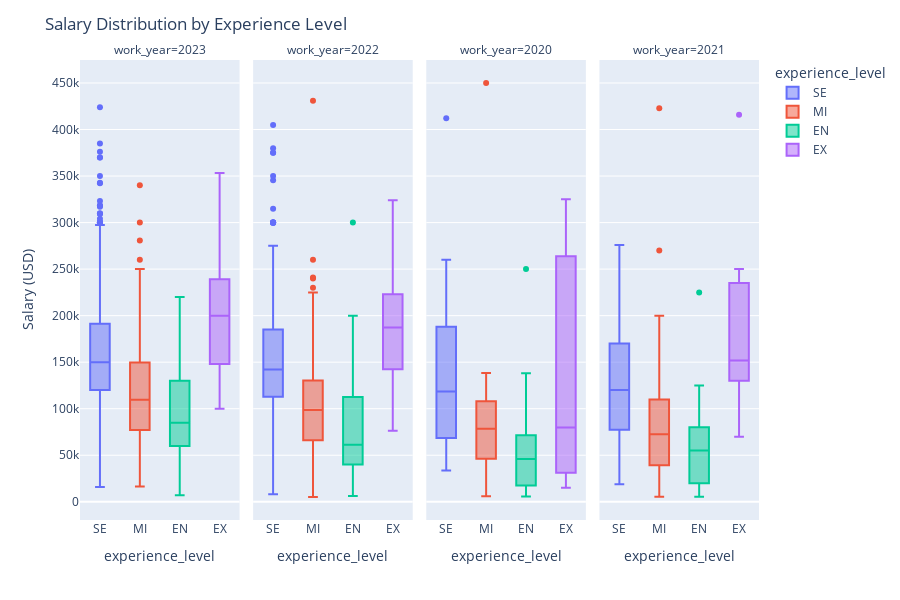

Notebook cell for this chart:
### Code cell
# Create box plots with facets
fig = px.box(df, x='experience_level', y='salary_in_usd', color='experience_level', facet_col='work_year')

# Update the layout
fig.update_layout(
    title="Salary Distribution by Experience Level",
    yaxis_title="Salary (USD)",
    height=600
)

# Show the figure
fig.show()

### Figure 1 — Plotly figure (JSON) as saved in the notebook; plotly's stock layout.template omitted (floating-point values rounded to 4 significant figures; data arrays with more than 128 entries replaced by an {"elided": "..."} marker saying what was removed)
{"data": [{"alignmentgroup": "True", "hovertemplate": "experience_level=%{x}<br>work_year=2023<br>salary_in_usd=%{y}<extra></extra>", "legendgroup": "SE", "marker": {"color": "#636efa"}, "name": "SE", "notched": false, "offsetgroup": "SE", "orientation": "v", "showlegend": true, "type": "box", "x": {"elided": "1287 str values"}, "x0": " ", "xaxis": "x", "y": {"elided": "1287 int values"}, "y0": " ", "yaxis": "y"}, {"alignmentgroup": "True", "hovertemplate": "experience_level=%{x}<br>work_year=2022<br>salary_in_usd=%{y}<extra></extra>", "legendgroup": "SE", "marker": {"color": "#636efa"}, "name": "SE", "notched": false, "offsetgroup": "SE", "orientation": "v", "showlegend": false, "type": "box", "x": {"elided": "1138 str values"}, "x0": " ", "xaxis": "x2", "y": {"elided": "1138 int values"}, "y0": " ", "yaxis": "y2"}, {"alignmentgroup": "True", "hovertemplate": "experience_level=%{x}<br>work_year=2020<br>salary_in_usd=%{y}<extra></extra>", "legendgroup": "SE", "marker": {"color": "#636efa"}, "name": "SE", "notched": false, "offsetgroup": "SE", "orientation": "v", "showlegend": false, "type": "box", "x": ["SE", "SE", "SE", "SE", "SE", "SE", "SE", "SE", "SE", "SE", "SE", "SE", "SE", "SE", "SE", "SE", "SE", "SE"], "x0": " ", "xaxis": "x3", "y": [117104, 68428, 188000, 33511, 260000, 109024, 150000, 190000, 125000, 114047, 47899, 120000, 60000, 148261, 91237, 190200, 45618, 412000], "y0": " ", "yaxis": "y3"}, {"alignmentgroup": "True", "hovertemplate": "experience_level=%{x}<br>work_year=2021<br>salary_in_usd=%{y}<extra></extra>", "legendgroup": "SE", "marker": {"color": "#636efa"}, "name": "SE", "notched": false, "offsetgroup": "SE", "orientation": "v", "showlegend": false, "type": "box", "x": ["SE", "SE", "SE", "SE", "SE", "SE", "SE", "SE", "SE", "SE", "SE", "SE", "SE", "SE", "SE", "SE", "SE", "SE", "SE", "SE", "SE", "SE", "SE", "SE", "SE", "SE", "SE", "SE", "SE", "SE", "SE", "SE", "SE", "SE", "SE", "SE", "SE", "SE", "SE", "SE", "SE", "SE", "SE", "SE", "SE", "SE", "SE", "SE", "SE", "SE", "SE", "SE", "SE", "SE", "SE", "SE", "SE", "SE", "SE", "SE", "SE", "SE", "SE", "SE", "SE", "SE", "SE", "SE", "SE", "SE", "SE", "SE", "SE"], "x0": " ", "xaxis": "x4", "y": [54094, 115000, 50000, 250000, 102839, 150000, 240000, 220000, 24000, 40570, 120000, 200000, 82744, 120000, 127221, 144000, 153000, 80000, 79197, 170000, 53192, 88654, 103160, 113476, 94564, 150000, 115000, 150000, 276000, 160000, 174000, 60757, 170000, 96282, 99703, 165000, 103691, 200000, 200000, 256000, 185000, 20171, 55000, 77684, 105000, 160000, 66265, 63831, 71786, 135000, 54094, 24342, 96113, 174000, 50000, 195000, 225000, 120000, 200000, 50000, 165000, 185000, 140000, 87738, 61896, 76833, 152000, 18907, 173762, 235000, 168000, 165000, 94665], "y0": " ", "yaxis": "y4"}, {"alignmentgroup": "True", "hovertemplate": "experience_level=%{x}<br>work_year=2023<br>salary_in_usd=%{y}<extra></extra>", "legendgroup": "MI", "marker": {"color": "#EF553B"}, "name": "MI", "notched": false, "offsetgroup": "MI", "orientation": "v", "showlegend": true, "type": "box", "x": {"elided": "320 str values"}, "x0": " ", "xaxis": "x", "y": {"elided": "320 int values"}, "y0": " ", "yaxis": "y"}, {"alignmentgroup": "True", "hovertemplate": "experience_level=%{x}<br>work_year=2022<br>salary_in_usd=%{y}<extra></extra>", "legendgroup": "MI", "marker": {"color": "#EF553B"}, "name": "MI", "notched": false, "offsetgroup": "MI", "orientation": "v", "showlegend": false, "type": "box", "x": {"elided": "361 str values"}, "x0": " ", "xaxis": "x2", "y": {"elided": "361 int values"}, "y0": " ", "yaxis": "y2"}, {"alignmentgroup": "True", "hovertemplate": "experience_level=%{x}<br>work_year=2020<br>salary_in_usd=%{y}<extra></extra>", "legendgroup": "MI", "marker": {"color": "#EF553B"}, "name": "MI", "notched": false, "offsetgroup": "MI", "orientation": "v", "showlegend": false, "type": "box", "x": ["MI", "MI", "MI", "MI", "MI", "MI", "MI", "MI", "MI", "MI", "MI", "MI", "MI", "MI", "MI", "MI", "MI", "MI", "MI", "MI", "MI", "MI", "MI", "MI", "MI", "MI", "MI", "MI", "MI", "MI", "MI", "MI"], "x0": " ", "xaxis": "x3", "y": [95000, 20000, 59303, 450000, 46759, 74130, 103000, 45760, 50180, 106000, 112872, 76958, 105000, 70139, 115000, 79833, 35735, 135000, 40481, 87000, 85000, 8000, 56000, 6072, 98000, 42197, 110000, 38776, 62726, 118000, 138350, 130800], "y0": " ", "yaxis": "y3"}, {"alignmentgroup": "True", "hovertemplate": "experience_level=%{x}<br>work_year=2021<br>salary_in_usd=%{y}<extra></extra>", "legendgroup": "MI", "marker": {"color": "#EF553B"}, "name": "MI", "notched": false, "offsetgroup": "MI", "orientation": "v", "showlegend": false, "type": "box", "x": ["MI", "MI", "MI", "MI", "MI", "MI", "MI", "MI", "MI", "MI", "MI", "MI", "MI", "MI", "MI", "MI", "MI", "MI", "MI", "MI", "MI", "MI", "MI", "MI", "MI", "MI", "MI", "MI", "MI", "MI", "MI", "MI", "MI", "MI", "MI", "MI", "MI", "MI", "MI", "MI", "MI", "MI", "MI", "MI", "MI", "MI", "MI", "MI", "MI", "MI", "MI", "MI", "MI", "MI", "MI", "MI", "MI", "MI", "MI", "MI", "MI", "MI", "MI", "MI", "MI", "MI", "MI", "MI", "MI", "MI", "MI", "MI", "MI", "MI", "MI", "MI", "MI", "MI", "MI", "MI", "MI", "MI", "MI", "MI", "MI", "MI", "MI", "MI", "MI", "MI", "MI", "MI"], "x0": " ", "xaxis": "x4", "y": [150000, 30000, 16904, 45555, 75050, 51064, 109000, 69999, 135000, 77364, 63711, 90000, 38400, 82500, 9466, 60000, 200000, 100000, 62649, 82528, 170000, 150000, 75774, 150000, 90000, 50000, 5409, 270000, 54238, 47282, 28476, 110000, 140000, 100000, 187442, 51519, 36259, 95746, 89294, 200000, 93000, 12103, 72212, 80000, 63810, 110000, 180000, 110000, 69741, 112000, 28016, 111775, 93150, 25532, 16904, 147000, 26005, 90734, 22611, 5679, 40038, 61467, 37825, 56256, 33808, 116914, 46597, 88654, 88654, 66022, 56738, 24823, 20000, 160000, 40189, 12901, 90734, 12000, 74000, 18000, 130000, 46809, 115000, 19609, 75000, 62000, 73000, 45391, 119059, 423000, 28369, 151000], "y0": " ", "yaxis": "y4"}, {"alignmentgroup": "True", "hovertemplate": "experience_level=%{x}<br>work_year=2023<br>salary_in_usd=%{y}<extra></extra>", "legendgroup": "EN", "marker": {"color": "#00cc96"}, "name": "EN", "notched": false, "offsetgroup": "EN", "orientation": "v", "showlegend": true, "type": "box", "x": ["EN", "EN", "EN", "EN", "EN", "EN", "EN", "EN", "EN", "EN", "EN", "EN", "EN", "EN", "EN", "EN", "EN", "EN", "EN", "EN", "EN", "EN", "EN", "EN", "EN", "EN", "EN", "EN", "EN", "EN", "EN", "EN", "EN", "EN", "EN", "EN", "EN", "EN", "EN", "EN", "EN", "EN", "EN", "EN", "EN", "EN", "EN", "EN", "EN", "EN", "EN", "EN", "EN", "EN", "EN", "EN", "EN", "EN", "EN", "EN", "EN", "EN", "EN", "EN", "EN", "EN", "EN", "EN", "EN", "EN", "EN", "EN", "EN", "EN", "EN", "EN", "EN", "EN", "EN", "EN", "EN", "EN", "EN", "EN", "EN", "EN", "EN", "EN", "EN", "EN", "EN", "EN", "EN", "EN", "EN", "EN", "EN", "EN", "EN", "EN", "EN", "EN", "EN", "EN", "EN", "EN", "EN", "EN", "EN", "EN", "EN", "EN", "EN", "EN", "EN", "EN", "EN", "EN"], "x0": " ", "xaxis": "x", "y": [213660, 130760, 100000, 30000, 204620, 110680, 163196, 145885, 220000, 85000, 65000, 75000, 70000, 85000, 75000, 17022, 85000, 65000, 40663, 51753, 130001, 71907, 85000, 65000, 213660, 130760, 60000, 85000, 65000, 155000, 125000, 155000, 125000, 64200, 56100, 92700, 61800, 21461, 160000, 120000, 7000, 42923, 190000, 120000, 121093, 85000, 75000, 92700, 61800, 62000, 58000, 125000, 90000, 95000, 70000, 115100, 73900, 70000, 80000, 150000, 100000, 75000, 60000, 125000, 90000, 214618, 100000, 150000, 100000, 150000, 100000, 85000, 75000, 30000, 220000, 64385, 55000, 48000, 17779, 19522, 75000, 60000, 120000, 60000, 60000, 50000, 9727, 85000, 75000, 12000, 55000, 48000, 100000, 110000, 12767, 26827, 160000, 100000, 130000, 160000, 135000, 30000, 124234, 74540, 12888, 120000, 12877, 160000, 135000, 50000, 160000, 135000, 160000, 120000, 150000, 120000, 160000, 135000], "y0": " ", "yaxis": "y"}, {"alignmentgroup": "True", "hovertemplate": "experience_level=%{x}<br>work_year=2022<br>salary_in_usd=%{y}<extra></extra>", "legendgroup": "EN", "marker": {"color": "#00cc96"}, "name": "EN", "notched": false, "offsetgroup": "EN", "orientation": "v", "showlegend": false, "type": "box", "x": ["EN", "EN", "EN", "EN", "EN", "EN", "EN", "EN", "EN", "EN", "EN", "EN", "EN", "EN", "EN", "EN", "EN", "EN", "EN", "EN", "EN", "EN", "EN", "EN", "EN", "EN", "EN", "EN", "EN", "EN", "EN", "EN", "EN", "EN", "EN", "EN", "EN", "EN", "EN", "EN", "EN", "EN", "EN", "EN", "EN", "EN", "EN", "EN", "EN", "EN", "EN", "EN", "EN", "EN", "EN", "EN", "EN", "EN", "EN", "EN", "EN", "EN", "EN", "EN", "EN", "EN", "EN", "EN", "EN", "EN", "EN", "EN", "EN", "EN", "EN", "EN", "EN", "EN", "EN", "EN", "EN", "EN", "EN", "EN", "EN", "EN", "EN", "EN", "EN", "EN", "EN", "EN", "EN", "EN", "EN", "EN", "EN", "EN", "EN", "EN", "EN", "EN", "EN", "EN", "EN", "EN", "EN", "EN", "EN", "EN", "EN", "EN", "EN", "EN", "EN", "EN", "EN", "EN", "EN", "EN", "EN", "EN", "EN", "EN"], "x0": " ", "xaxis": "x2", "y": [300000, 56536, 59888, 34320, 168000, 85000, 180000, 48000, 6304, 25216, 100000, 130000, 40000, 40000, 40000, 160000, 135000, 24165, 85000, 65000, 100000, 10000, 55000, 48000, 160000, 135000, 60938, 50000, 124234, 74540, 200000, 12000, 50000, 160000, 135000, 13000, 50000, 189750, 140250, 160000, 135000, 66192, 50000, 27317, 100000, 160000, 135000, 80000, 160000, 135000, 17684, 12000, 33000, 34672, 77300, 45600, 61566, 49253, 64000, 39925, 76000, 125404, 180000, 100000, 80000, 73742, 33246, 108000, 57000, 20000, 50000, 105000, 22892, 31520, 8050, 50000, 93000, 73000, 7799, 50000, 6359, 31520, 46000, 80000, 82000, 110000, 6270, 55410, 50000, 84053, 115000, 150000, 50000, 55000, 52008, 130000, 30000, 28368, 129000, 86000, 180000, 15000, 83000, 35093, 49253, 43096, 67000, 52000, 17805, 65000, 10000, 51081, 40000, 83171, 30469, 55475, 120000, 20000, 150000, 100000, 100000, 120000, 125000, 21013], "y0": " ", "yaxis": "y2"}, {"alignmentgroup": "True", "hovertemplate": "experience_level=%{x}<br>work_year=2020<br>salary_in_usd=%{y}<extra></extra>", "legendgroup": "EN", "marker": {"color": "#00cc96"}, "name": "EN", "notched": false, "offsetgroup": "EN", "orientation": "v", "showlegend": false, "type": "box", "x": ["EN", "EN", "EN", "EN", "EN", "EN", "EN", "EN", "EN", "EN", "EN", "EN", "EN", "EN", "EN", "EN", "EN", "EN", "EN", "EN", "EN", "EN", "EN"], "x0": " ", "xaxis": "x3", "y": [13493, 13493, 22809, 49268, 54742, 70000, 250000, 10000, 138000, 15966, 6072, 91000, 42000, 72000, 51321, 39916, 41689, 5707, 45896, 62726, 21669, 105000, 100000], "y0": " ", "yaxis": "y3"}, {"alignmentgroup": "True", "hovertemplate": "experience_level=%{x}<br>work_year=2021<br>salary_in_usd=%{y}<extra></extra>", "legendgroup": "EN", "marker": {"color": "#00cc96"}, "name": "EN", "notched": false, "offsetgroup": "EN", "orientation": "v", "showlegend": false, "type": "box", "x": ["EN", "EN", "EN", "EN", "EN", "EN", "EN", "EN", "EN", "EN", "EN", "EN", "EN", "EN", "EN", "EN", "EN", "EN", "EN", "EN", "EN", "EN", "EN", "EN", "EN", "EN", "EN", "EN", "EN", "EN", "EN", "EN", "EN", "EN", "EN", "EN", "EN", "EN", "EN", "EN", "EN", "EN", "EN", "EN", "EN", "EN", "EN", "EN", "EN", "EN", "EN", "EN", "EN", "EN", "EN"], "x0": " ", "xaxis": "x4", "y": [66970, 20000, 5409, 42028, 20000, 15000, 45390, 19073, 12171, 80000, 100000, 49646, 20000, 10354, 110037, 50000, 100000, 55000, 80000, 63831, 125000, 13400, 90000, 60000, 12000, 82528, 59102, 80000, 225000, 76833, 30428, 70000, 29751, 28399, 90000, 36643, 21637, 72500, 100000, 58000, 100000, 85000, 76833, 65013, 16228, 24823, 9272, 21844, 81000, 90000, 28609, 5882, 59102, 18053, 12000], "y0": " ", "yaxis": "y4"}, {"alignmentgroup": "True", "hovertemplate": "experience_level=%{x}<br>work_year=2023<br>salary_in_usd=%{y}<extra></extra>", "legendgroup": "EX", "marker": {"color": "#ab63fa"}, "name": "EX", "notched": false, "offsetgroup": "EX", "orientation": "v", "showlegend": true, "type": "box", "x": ["EX", "EX", "EX", "EX", "EX", "EX", "EX", "EX", "EX", "EX", "EX", "EX", "EX", "EX", "EX", "EX", "EX", "EX", "EX", "EX", "EX", "EX", "EX", "EX", "EX", "EX", "EX", "EX", "EX", "EX", "EX", "EX", "EX", "EX", "EX", "EX", "EX", "EX", "EX", "EX", "EX", "EX", "EX", "EX", "EX", "EX", "EX", "EX", "EX", "EX", "EX", "EX", "EX", "EX", "EX", "EX", "EX", "EX", "EX", "EX"], "x0": " ", "xaxis": "x", "y": [258750, 185000, 220000, 205000, 329500, 269600, 145000, 115000, 175000, 110000, 221000, 153000, 200000, 145000, 180000, 155000, 286000, 207000, 353200, 249300, 145000, 100000, 265000, 235000, 194500, 115500, 200000, 145000, 210914, 116704, 167500, 106500, 310000, 239000, 310000, 239000, 160288, 127467, 310000, 239000, 235000, 210000, 210914, 116704, 284000, 236000, 155000, 140000, 175000, 110000, 314100, 195800, 200000, 145000, 310000, 239000, 300000, 200000, 196200, 150900], "y0": " ", "yaxis": "y"}, {"alignmentgroup": "True", "hovertemplate": "experience_level=%{x}<br>work_year=2022<br>salary_in_usd=%{y}<extra></extra>", "legendgroup": "EX", "marker": {"color": "#ab63fa"}, "name": "EX", "notched": false, "offsetgroup": "EX", "orientation": "v", "showlegend": false, "type": "box", "x": ["EX", "EX", "EX", "EX", "EX", "EX", "EX", "EX", "EX", "EX", "EX", "EX", "EX", "EX", "EX", "EX", "EX", "EX", "EX", "EX", "EX", "EX", "EX", "EX", "EX", "EX", "EX", "EX", "EX", "EX", "EX", "EX", "EX", "EX", "EX", "EX", "EX", "EX", "EX", "EX", "EX"], "x0": " ", "xaxis": "x2", "y": [106000, 200000, 145000, 310000, 239000, 159000, 130000, 310000, 239000, 205000, 160000, 210000, 157000, 125976, 187200, 116100, 222640, 182160, 297500, 260000, 200000, 180000, 200000, 200000, 150000, 84053, 260500, 175100, 115222, 76309, 242000, 200000, 130000, 110000, 224000, 167875, 175000, 135000, 324000, 216000, 192037], "y0": " ", "yaxis": "y2"}, {"alignmentgroup": "True", "hovertemplate": "experience_level=%{x}<br>work_year=2020<br>salary_in_usd=%{y}<extra></extra>", "legendgroup": "EX", "marker": {"color": "#ab63fa"}, "name": "EX", "notched": false, "offsetgroup": "EX", "orientation": "v", "showlegend": false, "type": "box", "x": ["EX", "EX", "EX"], "x0": " ", "xaxis": "x3", "y": [15000, 79833, 325000], "y0": " ", "yaxis": "y3"}, {"alignmentgroup": "True", "hovertemplate": "experience_level=%{x}<br>work_year=2021<br>salary_in_usd=%{y}<extra></extra>", "legendgroup": "EX", "marker": {"color": "#ab63fa"}, "name": "EX", "notched": false, "offsetgroup": "EX", "orientation": "v", "showlegend": false, "type": "box", "x": ["EX", "EX", "EX", "EX", "EX", "EX", "EX", "EX", "EX", "EX"], "x0": " ", "xaxis": "x4", "y": [250000, 130026, 85000, 230000, 153667, 235000, 150000, 141846, 69741, 416000], "y0": " ", "yaxis": "y4"}], "layout": {"annotations": [{"font": {}, "showarrow": false, "text": "work_year=2023", "x": 0.1175, "xanchor": "center", "xref": "paper", "y": 1, "yanchor": "bottom", "yref": "paper"}, {"font": {}, "showarrow": false, "text": "work_year=2022", "x": 0.3725, "xanchor": "center", "xref": "paper", "y": 1, "yanchor": "bottom", "yref": "paper"}, {"font": {}, "showarrow": false, "text": "work_year=2020", "x": 0.6275, "xanchor": "center", "xref": "paper", "y": 1, "yanchor": "bottom", "yref": "paper"}, {"font": {}, "showarrow": false, "text": "work_year=2021", "x": 0.8825, "xanchor": "center", "xref": "paper", "y": 1, "yanchor": "bottom", "yref": "paper"}], "boxmode": "overlay", "height": 600, "legend": {"title": {"text": "experience_level"}, "tracegroupgap": 0}, "margin": {"t": 60}, "title": {"text": "Salary Distribution by Experience Level"}, "xaxis": {"anchor": "y", "categoryarray": ["SE", "MI", "EN", "EX"], "categoryorder": "array", "domain": [0, 0.235], "title": {"text": "experience_level"}}, "xaxis2": {"anchor": "y2", "categoryarray": ["SE", "MI", "EN", "EX"], "categoryorder": "array", "domain": [0.255, 0.49], "matches": "x", "title": {"text": "experience_level"}}, "xaxis3": {"anchor": "y3", "categoryarray": ["SE", "MI", "EN", "EX"], "categoryorder": "array", "domain": [0.51, 0.745], "matches": "x", "title": {"text": "experience_level"}}, "xaxis4": {"anchor": "y4", "categoryarray": ["SE", "MI", "EN", "EX"], "categoryorder": "array", "domain": [0.765, 1.0], "matches": "x", "title": {"text": "experience_level"}}, "yaxis": {"anchor": "x", "domain": [0, 1], "title": {"text": "Salary (USD)"}}, "yaxis2": {"anchor": "x2", "domain": [0, 1], "matches": "y", "showticklabels": false}, "yaxis3": {"anchor": "x3", "domain": [0, 1], "matches": "y", "showticklabels": false}, "yaxis4": {"anchor": "x4", "domain": [0, 1], "matches": "y", "showticklabels": false}}}
